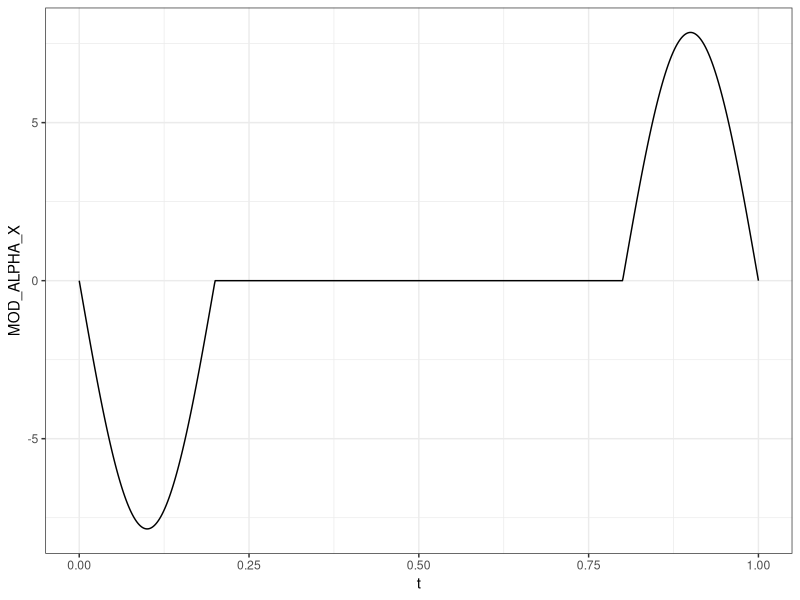
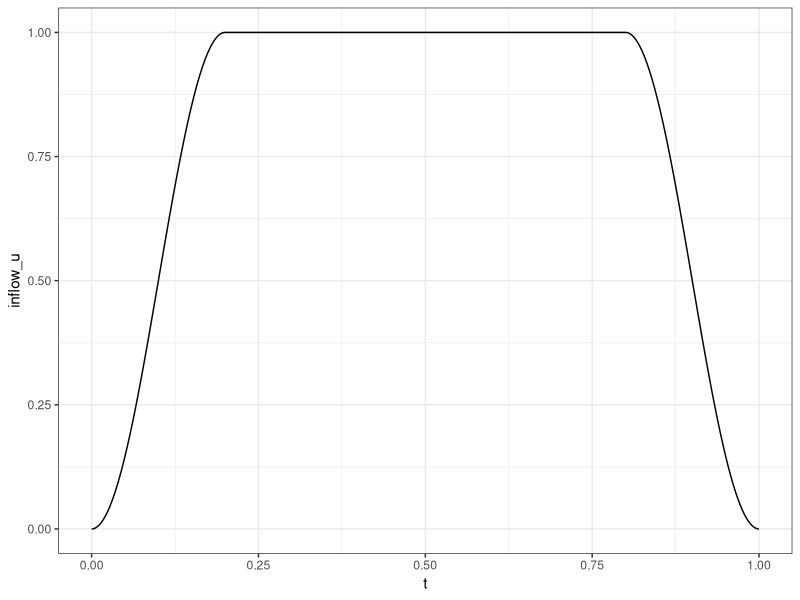
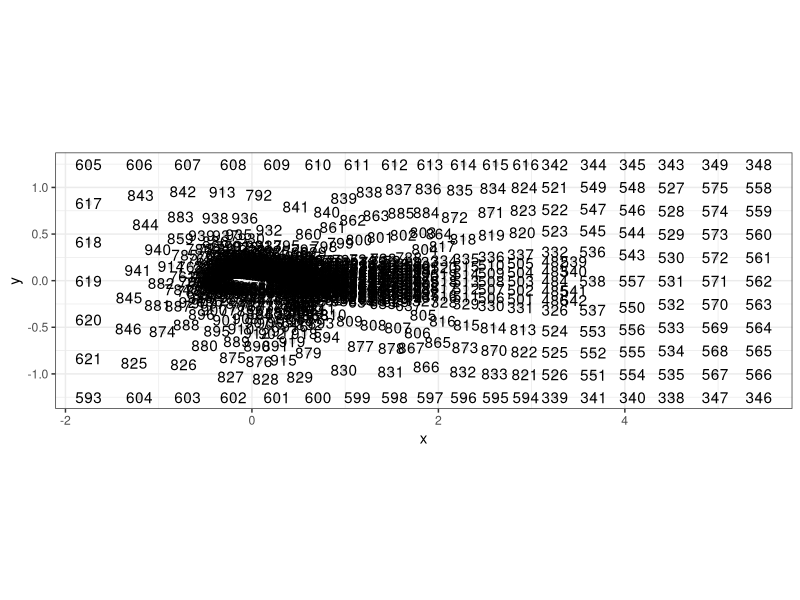
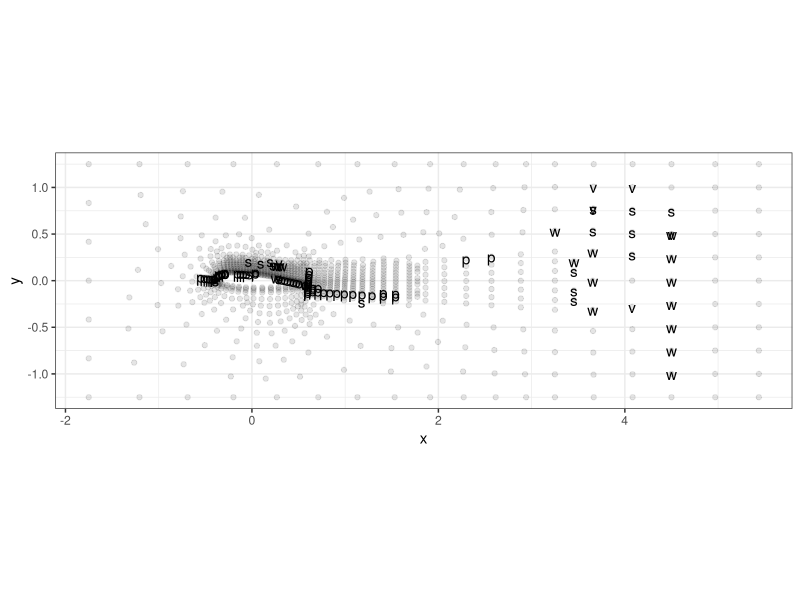

The R source for these figures, in order:
# Airfoils
library(stats)
library(ggplot2)
library(dplyr)
library(tidyr)
# library(pspline)
theme_set(theme_bw())

setwd(dirname(rstudioapi::getActiveDocumentContext()$path)) # requres devtools

heav <- function(t) ifelse(t>0,1,0)

t = seq(0, 1, length.out = 1000)

MOD_ALPHA_X = -((5*pi/2*sin(5*pi*t))*heav(t)+(-5*pi/2*sin(5*pi*t))*heav(t-0.2)+
                  (-5*pi/2*sin(5*pi*t))*heav(t-0.8)+(5*pi/2*sin(5*pi*t))*heav(t-1))

inflow_u = (1/2-1/2*cos(5*pi*t))*heav(t)+(1/2-1/2*cos(5*pi*t+pi))*heav(t-0.2)+(-1/2-1/2*cos(5*pi*t+pi))*heav(t-0.8)+(-1/2-1/2*cos(5*pi*t))*heav(t-1)

plot <- data.frame(t = t, MOD_ALPHA_X = MOD_ALPHA_X, inflow_u = inflow_u)

ggplot(plot) +
  geom_path(aes(x = t, y = MOD_ALPHA_X))

ggplot(plot) +
  geom_path(aes(x = t, y = inflow_u))


mesh = read.table("sp5_nodes.txt")
colnames(mesh) <- c("node", "x", "y", 'z')
bcs = read.table("sp5_bcs.txt")
colnames(bcs) <- c("n", "node", "surf","bc", "group", "bc2")

meshplot <- full_join(mesh, bcs, by="node")

ggplot(mesh, aes(x, y)) + 
  geom_point(alpha=0.1) + 
  # geom_path(alpha=0.1) +
  geom_text(aes(label=node),hjust=0.5, vjust=0.5) +
  coord_fixed()

ggplot(meshplot, aes(x, y)) + 
  geom_point(alpha=0.1) + 
  # geom_path(alpha=0.1) +
  geom_text(aes(label=group),hjust=0.5, vjust=0.5) +
  coord_fixed()
